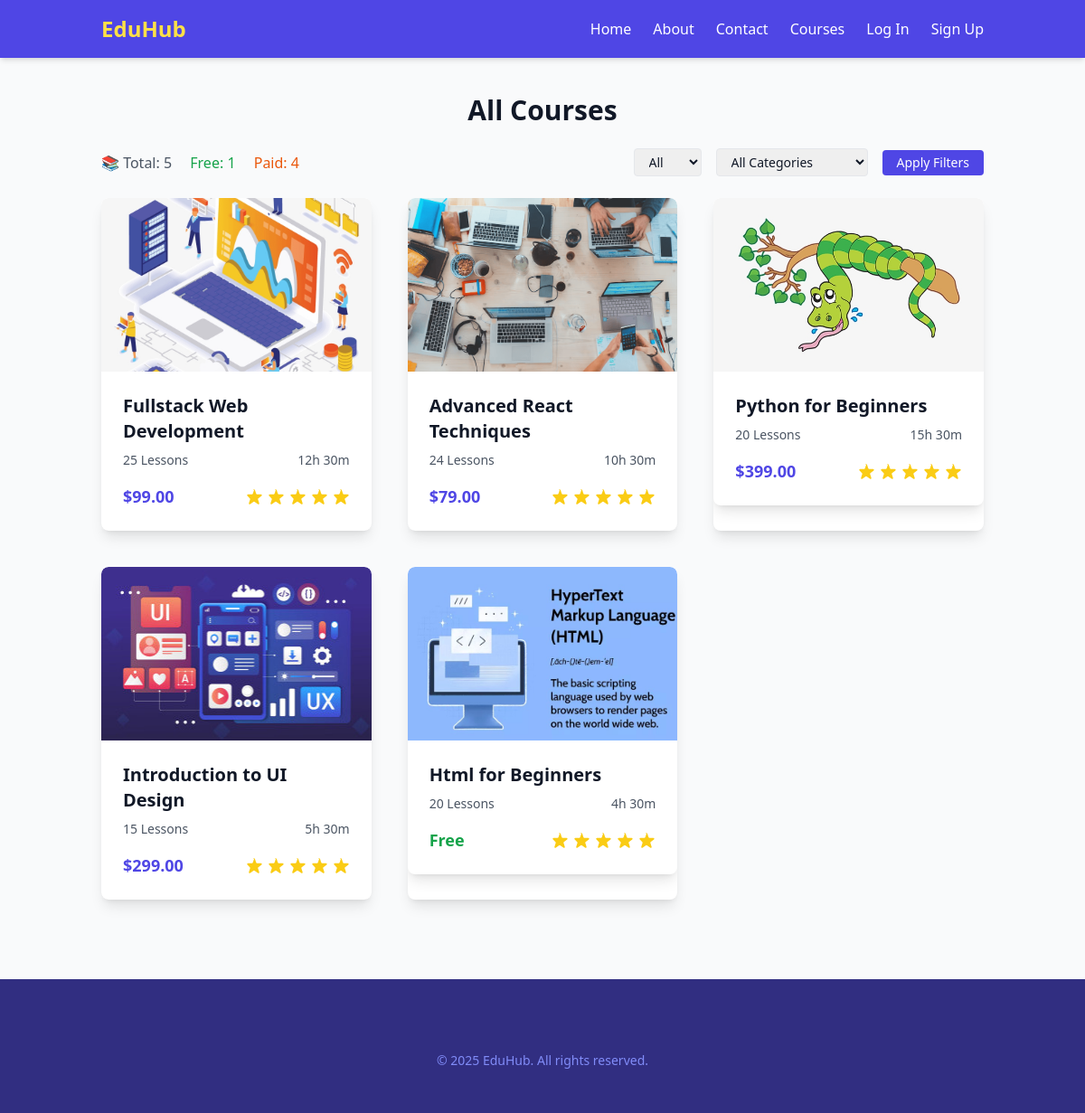
Page /courses/ on the committed database.
### courses/models.py (models this page shows, shortened)
class Course(models.Model):
    title = models.CharField(max_length=200)
    slug = models.SlugField(unique=True, blank=True)
    category = models.ForeignKey(Category, on_delete=models.CASCADE, related_name="courses")
    author = models.ForeignKey(User, on_delete=models.CASCADE)
    description = models.TextField(blank=True, null=True)
    lessons_count = models.PositiveIntegerField(default=0)
    duration = models.CharField(max_length=50, blank=True, null=True)  # e.g., "10h 30m"
    price = models.DecimalField(max_digits=6, decimal_places=2, default=0.00)
    image = models.ImageField(upload_to="courses/", blank=True, null=True)

### courses/views.py (the view)
# urls.py: path('courses/', filtered_course_list, name='course_list'),
def filtered_course_list(request):
    courses = Course.objects.all()
    categories = Category.objects.all()
    course_type = request.GET.get("type")  # "free" or "paid"
    category_slug = request.GET.get("category")
    if course_type == "free":
        courses = courses.filter(price=0)
    elif course_type == "paid":
        courses = courses.exclude(price=0)
    if category_slug:
        courses = courses.filter(category__slug=category_slug)
    free_count = Course.objects.filter(price=0).count()
    paid_count = Course.objects.exclude(price=0).count()
    context = {
        "courses": courses,
        "categories": categories,
        "selected_type": course_type,
        "selected_category": category_slug,
        "free_count": free_count,
        "paid_count": paid_count,
    }
    return render(request, "courses/courses_list.html", context)

### courses/context_processors.py (called while the page is built)
def courses_dropdown(request):
    categories = []
    try:
        categories = Category.objects.prefetch_related("courses").all()
    except (OperationalError, ProgrammingError):
        categories = []
    except Exception:
        categories = []
    return {"nav_categories": categories}

### templates/courses/courses_list.html (shortened to what this page needs)
{% extends "base.html" %}
{% block content %}
<section id="courses" class="container mx-auto px-6 py-10">
  <h2 class="text-3xl font-bold text-center mb-6">All Courses</h2>
  <div class="flex flex-col md:flex-row justify-between items-center mb-6 space-y-4 md:space-y-0">
    <div class="text-gray-600">
      <span class="mr-4">📚 Total: {{ courses|length }}</span>
      <span class="mr-4 text-green-600">Free: {{ free_count }}</span>
      <span class="text-orange-600">Paid: {{ paid_count }}</span>
    </div>
    <form method="get" class="flex flex-wrap items-center gap-4">
      <select name="type" class="border rounded px-3 py-1 text-sm">
        <option value="">All</option>
      </select>
      <select name="category" class="border rounded px-3 py-1 text-sm">
        <option value="">All Categories</option>
      </select>
      <button type="submit" class="bg-indigo-600 text-white px-4 py-1 rounded hover:bg-indigo-700 text-sm">
        Apply Filters
      </button>
    </form>
  </div>
  <div class="grid gap-10 md:grid-cols-2 lg:grid-cols-3">
    {% for course in courses %}
      <a href="{% url 'course_detail' course.slug %}" class="block bg-white rounded-lg shadow-lg overflow-hidden hover:shadow-2xl transition-shadow">
        <div class="bg-white rounded-lg shadow-lg overflow-hidden hover:shadow-2xl transition-shadow">
          {% if course.image %}
            <img src="{{ course.image.url }}" alt="{{ course.title }}" class="w-full h-48 object-cover" />
          {% else %}
            <img src="https://via.placeholder.com/800x400?text=No+Image" class="w-full h-48 object-cover" />
          {% endif %}
          <div class="p-6">
            <h3 class="text-xl font-semibold mb-2">{{ course.title }}</h3>
            <div class="flex justify-between text-sm text-gray-600 mb-4">
              <span>{{ course.lessons_count }} Lessons</span>
              <span>{{ course.duration }}</span>
            </div>
            <div class="flex justify-between items-center">
              <div class="{% if course.price == 0 %}text-green-600{% else %}text-indigo-600{% endif %} font-bold text-lg">
                {% if course.price == 0 %}Free{% else %}${{ course.price }}{% endif %}
              </div>
              <div class="flex items-center space-x-1 text-yellow-400">
              </div>
            </div>
          </div>
        </div>
      </a>
    {% empty %}
      <p class="text-gray-600 col-span-full">No courses found matching the selected filters.</p>
    {% endfor %}
  </div>
</section>
{% endblock %}

### templates/base.html (shortened to what this page needs)
<!DOCTYPE html>
<html lang="en">
<head>
  <script src="https://cdn.tailwindcss.com"></script>
</head>
<body class="bg-gray-50 text-gray-900">
  <header class="bg-indigo-600 text-white shadow-md sticky top-0 z-50">
    <div class="container mx-auto px-6 py-4 flex justify-between items-center">
      <a href="{% url 'home' %}" class="text-2xl font-bold text-yellow-300">EduHub</a>
      <nav class="hidden md:flex space-x-6 items-center">
        <a href="{% url 'home' %}" class="hover:text-yellow-300">Home</a>
        <a href="{% url 'about' %}" class="hover:text-yellow-300">About</a>
        <a href="{% url 'contact' %}" class="hover:text-yellow-300">Contact</a>
        <div class="relative group">
          <button class="hover:text-yellow-300 focus:outline-none">Courses</button>
        </div>
        {% if user.is_authenticated %}
          <div class="relative group">
            <button class="text-yellow-300 font-semibold focus:outline-none">
              Hi, {{ user.username }}
            </button>
            <div class="absolute right-0 mt-2 w-40 bg-white rounded-md shadow-lg opacity-0 invisible group-hover:opacity-100 group-hover:visible transition-all duration-200">
              <a href="{% url 'profile_update' %}" class="block px-4 py-2 text-gray-700 hover:bg-indigo-100">Profile</a>
              <form method="POST" action="{% url 'logout' %}">
                {% csrf_token %}
                <button type="submit" class="block w-full text-left px-4 py-2 text-gray-700 hover:bg-indigo-100">
                  Logout
                </button>
              </form>
            </div>
          </div>
        {% else %}
          <a href="{% url 'login' %}" class="hover:text-yellow-300">Log In</a>
          <a href="{% url 'signup' %}" class="hover:text-yellow-300">Sign Up</a>
        {% endif %}
      </nav>
    </div>
  </header>
  <main>
    {% block content %}{% endblock %}
  </main>
  <footer class="bg-indigo-900 text-indigo-200 py-12 mt-12">
    <div class="container mx-auto px-6 text-center">
      <p class="mt-8 text-sm text-indigo-400">&copy; 2025 EduHub. All rights reserved.</p>
    </div>
  </footer>
</body>
</html>

### rows in the picture
Course: image (picture), title "Fullstack Web Development", lessons_count "25", duration "12h 30m", price "99.00"
Course: image (picture), title "Advanced React Techniques", lessons_count "24", duration "10h 30m", price "79.00"
Course: image (picture), title "Python for Beginners", lessons_count "20", duration "15h 30m", price "399.00"
Course: image (picture), title "Introduction to UI Design", lessons_count "15", duration "5h 30m", price "299.00"
Course: image (picture), title "Html for Beginners", lessons_count "20", duration "4h 30m", price "Free"

### other values in the picture
{{ courses|length }} "5"
{{ free_count }} "1"
{{ paid_count }} "4"
